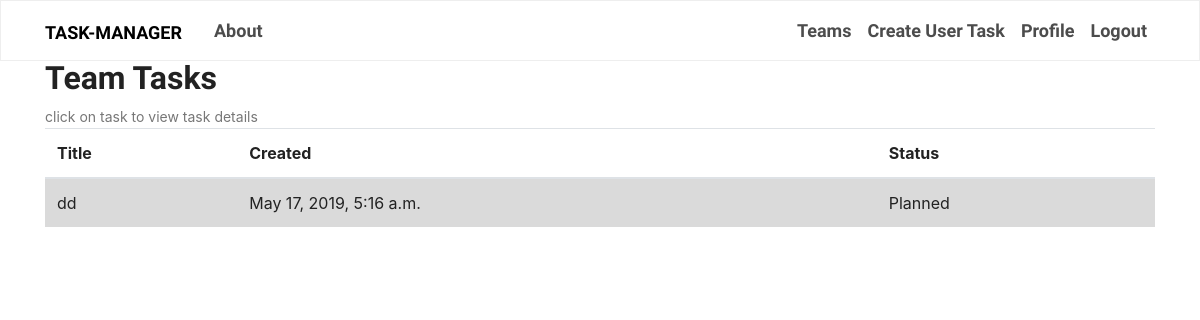
The app's page /teamtask/5/ (signed in) with its own data.
### tasks/models.py (models this page shows, shortened)
class Task(models.Model):
    title = models.CharField(max_length=100)
    desc = models.TextField(
        max_length=512, blank=True, null=True)
    assignee = models.ManyToManyField(
        User, related_name="assignee_mtem", blank=True)
    status_choices = (('pl', 'Planned'), ('ip', 'In Progress'),
                      ('do', 'Done'), ('st', 'Started'),)
    status = models.CharField(
        max_length=2, choices=status_choices, default='pl')
    owner = models.ForeignKey(
        User, related_name="tasks", on_delete=models.CASCADE, null=True, blank=True)
    team = models.ForeignKey(
        Team, related_name="teamtasks", on_delete=models.CASCADE, null=True, blank=True)
    created_at = models.DateTimeField(auto_now_add=True)
    class Meta:
        ordering = ['-created_at']
        unique_together = ('title', 'owner',)

### tasks/views.py (the view)
# urls.py: path('teamtask/<int:teamid>/', TeamTaskListView.as_view(),
class TeamTaskListView(LoginRequiredMixin, UserPassesTestMixin, ListView):
    context_object_name = 'tasks'
    template_name = 'tasks/teamtaskslist.html'
    model = Task
    ordering = ['-created_at']
    def get_queryset(self):
        team = get_object_or_404(Team, pk=self.kwargs['teamid'])
        return team.teamtasks.all()
    def test_func(self):
        team = get_object_or_404(Team, pk=self.kwargs['teamid'])
        if self.request.user == team.admin or self.request.user.teammembers.filter(id=team.id).exists():
            return True
        return False

### tasks/templates/tasks/teamtaskslist.html (shortened to what this page needs)
{% extends "tasks/base.html" %}
{% block content %}
<h2>Team Tasks</h2>
<small class="text-muted" >click on task to view task details</small>
<table class="table table-hover">
    <thead>
        <tr>
            <th>Title</th>
            <th>Created</th>
            <th>Status</th>
        </tr>
    </thead>
    <tbody>
        {% for task in tasks %}
            <tr class="clickable-row table-active " data-href="{% url 'teamtask-detail' task.id %}">
            <td>{{task.title}}</td>
            <td>{{task.created_at}}</td>
            <td>{{ task.get_status_display }}</td>
            </tr>
        {% endfor %}
    </tbody>
</table>
{% endblock content %}

### records on screen
Task: title "dd", created_at "May 17, 2019, 5:16 a.m.", status "Planned"
